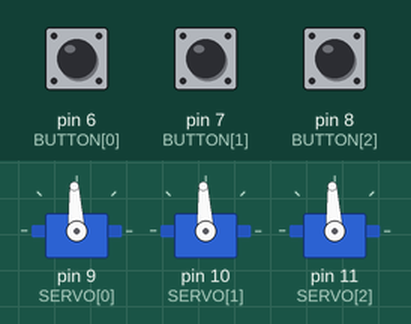
A sketch run on a simulated Arduino Uno, built with avr-gcc and run on an emulated ATmega328P. On the bench: 3 × servo. The inputs (shaded band) are chosen by the test bench; at power-on: pin 6 (BUTTON[0]) HIGH, pin 7 (BUTTON[1]) HIGH, pin 8 (BUTTON[2]) HIGH.

Above: at 1.5 s.
1.6 s: pin 6 (BUTTON[0]) pulled LOW for 0.15 s
At 4.4 s:
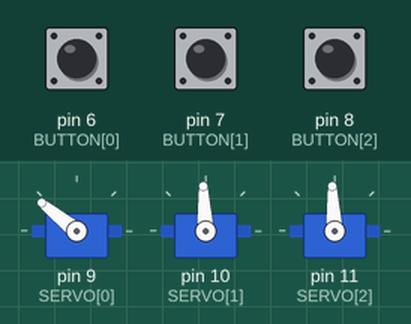
4.7 s: pin 7 (BUTTON[1]) pulled LOW for 3.2 s
At 9.3 s:
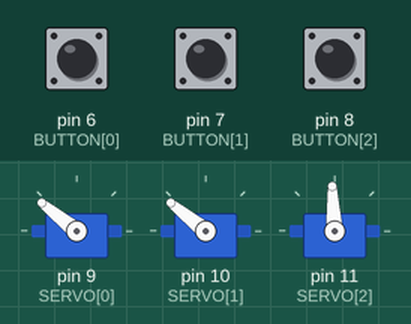
9.4 s: pin 8 (BUTTON[2]) pulled LOW for 1 s
At 12.4 s:
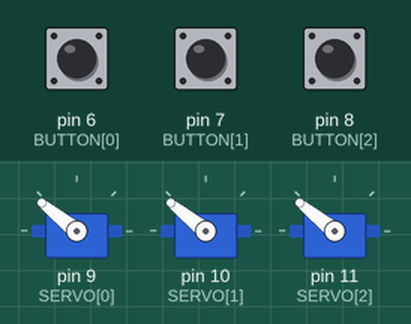
13.0 s: pin 7 (BUTTON[1]) pulled LOW for 0.15 s
At 13.22 s:
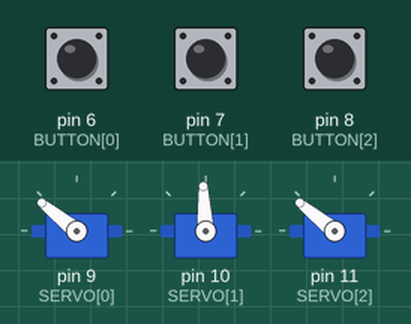
16.1 s: pin 6 (BUTTON[0]) pulled LOW for 1 s
At 16.32 s:
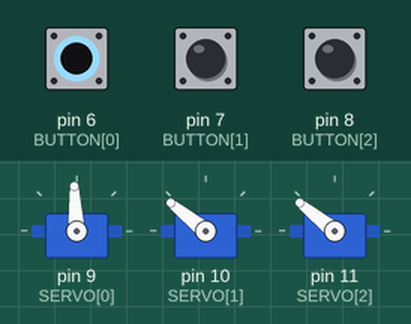
19.2 s: pin 6 (BUTTON[0]) pulled LOW for 3.2 s
At 20.22 s:
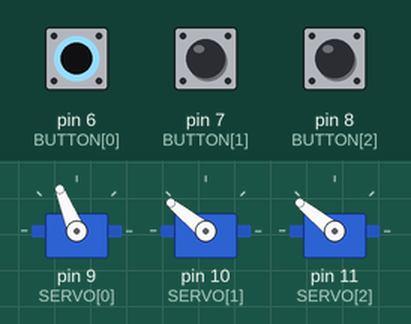
Timing chart, 0 to 24.9 s (numbered marks = the images above; inputs shaded):
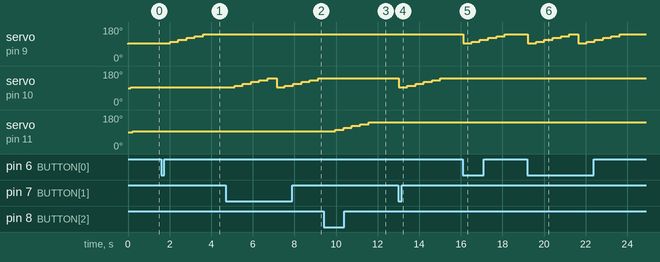

Measured:
- after the input at 1.6 s, servo on pin 9 (SERVO[0]): moves from 93° to 141° over 1.6 s, starting after 0.42 s
- after the input at 4.7 s, servo on pin 10 (SERVO[1]): 93° → 102° after 0.42 s, → 112° 0.40 s later, → 122° 0.40 s later, → 132° 0.40 s later, … (11 changes in this stretch)
- after the input at 9.4 s, servo on pin 11 (SERVO[2]): moves from 93° to 141° over 1.6 s, starting after 0.56 s
- after the input at 13.0 s, servo on pin 10 (SERVO[1]): 141° → 93° at once, → 102° 0.40 s later, → 112° 0.40 s later, → 122° 0.40 s later, … (6 changes in this stretch)
- after the input at 16.1 s, servo on pin 9 (SERVO[0]): 141° → 93° at once, → 102° 0.40 s later, → 112° 0.40 s later, → 122° 0.40 s later, … (6 changes in this stretch)
- after the input at 19.2 s, servo on pin 9 (SERVO[0]): ramps from 93° to 141° and jumps back, once every 2.4 s

The sketch:

stend_servo.ino
```cpp
#include <Servo.h>
int SERVO[3]  = {9, 10, 11};
int BUTTON[3] = {6,  7,  8};
int RELE[3]   = {3,  4,  5};
bool cur_state[3] = {true, true, true};
int step = 100;
int PWM[2] = {1500, 2000};

Servo servo[3];

void setup() {
  Serial.begin(9600);
  for (int i = 0; i < 3; i++)                       //объявляем классы для работы с сервами
  {
    servo[i].attach(SERVO[i]);
  }

  for (int i = 0; i < 3; i++)                       //выствляем минимальное положение на всех сервах
  {
    digitalWrite(RELE[i], HIGH);
    delay(10);
    servo[i].write(PWM[0]);
    delay(100);
    digitalWrite(RELE[i], LOW);
  }
}

void loop() {
  for (int i = 0; i < 3; i++)
  {
    if (digitalRead(BUTTON[i]) == LOW)
    {
      cur_state[i] = !cur_state[i];
      if (cur_state[i])
      {
        digitalWrite(RELE[i], HIGH);
        delay(10);
        for (int j = PWM[0]; j <= PWM[1]; j += step)
        {
          servo[i].write(j);
          delay(400);
        }
        digitalWrite(RELE[i], LOW);
      }
      else
      {
        digitalWrite(RELE[i], HIGH);
        delay(10);
        for (int j = PWM[1]; j <= PWM[0]; j -= step)
        {
          servo[i].write(j);
          delay(400);
        }
        digitalWrite(RELE[i], LOW);
      }
    }
  }
}
```
